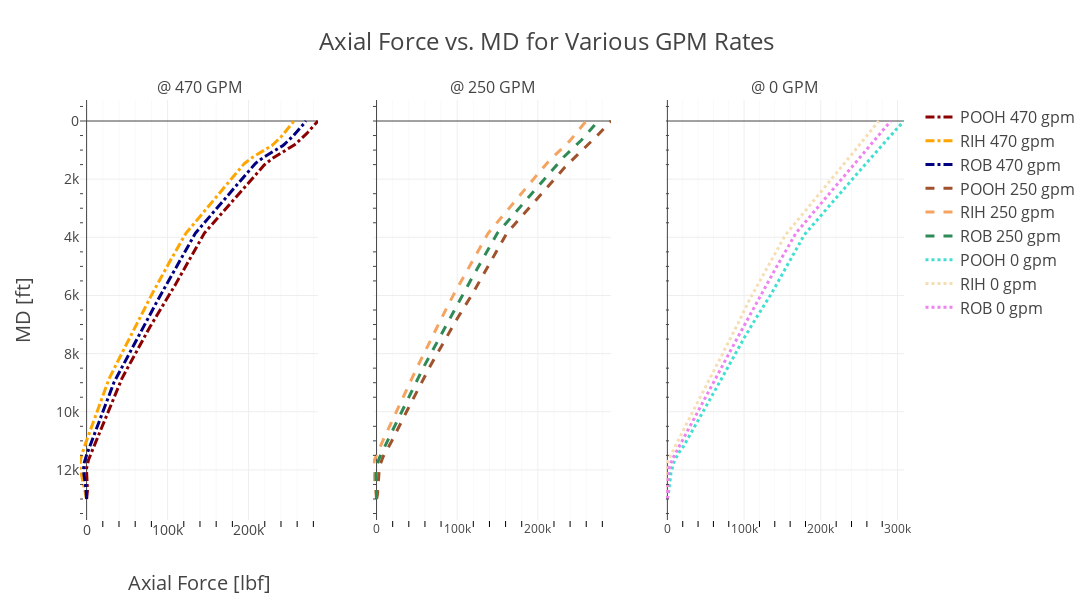

Notebook source saved alongside this figure:
### Code cell
import plotly.graph_objects as go
from plotly.subplots import make_subplots

fig = make_subplots(rows=1, cols=3, subplot_titles=("@ 470 GPM", "@ 250 GPM", "@ 0 GPM"), shared_yaxes=True)

fig.add_trace(go.Scatter(x=POOH_470[0], y=np.linspace(13000, 0, len(POOH_470[0])), name='POOH 470 gpm', line=dict(color='darkred', width=3, dash='dashdot')), row=1, col=1)
fig.add_trace(go.Scatter(x=RIH_470[0], y=np.linspace(13000, 0, len(RIH_470[0])), name='RIH 470 gpm', line=dict(color='orange', width=3, dash='dashdot')), row=1, col=1) 
fig.add_trace(go.Scatter(x=ROB_470[0], y=np.linspace(13000, 0, len(ROB_470[0])), name='ROB 470 gpm', line=dict(color='navy', width=3, dash='dashdot')), row=1, col=1) 
fig.add_trace(go.Scatter(x=POOH_250[0], y=np.linspace(13000, 0, len(POOH_250[0])), name='POOH 250 gpm', line=dict(color='sienna', width=3, dash='dash')), row=1, col=2)
fig.add_trace(go.Scatter(x=RIH_250[0], y=np.linspace(13000, 0, len(RIH_250[0])), name='RIH 250 gpm', line=dict(color='sandybrown', width=3, dash='dash')), row=1, col=2) 
fig.add_trace(go.Scatter(x=ROB_250[0], y=np.linspace(13000, 0, len(ROB_250[0])), name='ROB 250 gpm', line=dict(color='seagreen', width=3, dash='dash')), row=1, col=2) 
fig.add_trace(go.Scatter(x=POOH_0[0], y=np.linspace(13000, 0, len(POOH_0[0])), name='POOH 0 gpm', line=dict(color='turquoise', width=3, dash='dot')), row=1, col=3)
fig.add_trace(go.Scatter(x=RIH_0[0], y=np.linspace(13000, 0, len(RIH_0[0])), name='RIH 0 gpm', line=dict(color='wheat', width=3, dash='dot')), row=1, col=3) 
fig.add_trace(go.Scatter(x=ROB_0[0], y=np.linspace(13000, 0, len(ROB_0[0])), name='ROB 0 gpm', line=dict(color='violet', width=3, dash='dot')), row=1, col=3) 

# Update the layout for white background and improved readability
fig.update_xaxes(minor=dict(ticklen=6, tickcolor="black", showgrid=True))
fig.update_yaxes(minor_ticks="inside")
fig.update_layout(
    
    template= "none",
    title='Axial Force vs. MD for Various GPM Rates',  # Add a title
    title_font_size=24,
    xaxis=dict(
        title='Axial Force [lbf]',
        titlefont_size=20,
        tickfont_size=14
    ),
    yaxis=dict(
        title='MD [ft]',
        titlefont_size=20,
        tickfont_size=14,
        autorange="reversed"
    ),
    legend=dict(
        traceorder='normal',
        font=dict(
            size=16,
        )
    ),
    height = 600,
    width = 1400
)

# Show the figure
fig.show()
# fig.write_html("Plot.html")

### Figure 1 — Plotly figure (JSON) as saved in the notebook; plotly's stock layout.template omitted (floating-point values rounded to 4 significant figures; data arrays with more than 128 entries replaced by an {"elided": "..."} marker saying what was removed)
{"data": [{"line": {"color": "darkred", "dash": "dashdot", "width": 3}, "name": "POOH 470 gpm", "type": "scatter", "x": {"elided": "419 float values"}, "xaxis": "x", "y": {"elided": "419 float values"}, "yaxis": "y"}, {"line": {"color": "orange", "dash": "dashdot", "width": 3}, "name": "RIH 470 gpm", "type": "scatter", "x": {"elided": "419 float values"}, "xaxis": "x", "y": {"elided": "419 float values"}, "yaxis": "y"}, {"line": {"color": "navy", "dash": "dashdot", "width": 3}, "name": "ROB 470 gpm", "type": "scatter", "x": {"elided": "419 float values"}, "xaxis": "x", "y": {"elided": "419 float values"}, "yaxis": "y"}, {"line": {"color": "sienna", "dash": "dash", "width": 3}, "name": "POOH 250 gpm", "type": "scatter", "x": {"elided": "419 float values"}, "xaxis": "x2", "y": {"elided": "419 float values"}, "yaxis": "y2"}, {"line": {"color": "sandybrown", "dash": "dash", "width": 3}, "name": "RIH 250 gpm", "type": "scatter", "x": {"elided": "419 float values"}, "xaxis": "x2", "y": {"elided": "419 float values"}, "yaxis": "y2"}, {"line": {"color": "seagreen", "dash": "dash", "width": 3}, "name": "ROB 250 gpm", "type": "scatter", "x": {"elided": "419 float values"}, "xaxis": "x2", "y": {"elided": "419 float values"}, "yaxis": "y2"}, {"line": {"color": "turquoise", "dash": "dot", "width": 3}, "name": "POOH 0 gpm", "type": "scatter", "x": {"elided": "419 float values"}, "xaxis": "x3", "y": {"elided": "419 float values"}, "yaxis": "y3"}, {"line": {"color": "wheat", "dash": "dot", "width": 3}, "name": "RIH 0 gpm", "type": "scatter", "x": {"elided": "419 float values"}, "xaxis": "x3", "y": {"elided": "419 float values"}, "yaxis": "y3"}, {"line": {"color": "violet", "dash": "dot", "width": 3}, "name": "ROB 0 gpm", "type": "scatter", "x": {"elided": "419 float values"}, "xaxis": "x3", "y": {"elided": "419 float values"}, "yaxis": "y3"}], "layout": {"annotations": [{"font": {"size": 16}, "showarrow": false, "text": "@ 470 GPM", "x": 0.1444, "xanchor": "center", "xref": "paper", "y": 1, "yanchor": "bottom", "yref": "paper"}, {"font": {"size": 16}, "showarrow": false, "text": "@ 250 GPM", "x": 0.5, "xanchor": "center", "xref": "paper", "y": 1, "yanchor": "bottom", "yref": "paper"}, {"font": {"size": 16}, "showarrow": false, "text": "@ 0 GPM", "x": 0.8556, "xanchor": "center", "xref": "paper", "y": 1, "yanchor": "bottom", "yref": "paper"}], "height": 600, "legend": {"font": {"size": 16}, "traceorder": "normal"}, "title": {"font": {"size": 24}, "text": "Axial Force vs. MD for Various GPM Rates"}, "width": 1400, "xaxis": {"anchor": "y", "domain": [0, 0.2889], "minor": {"showgrid": true, "tickcolor": "black", "ticklen": 6}, "tickfont": {"size": 14}, "title": {"font": {"size": 20}, "text": "Axial Force [lbf]"}}, "xaxis2": {"anchor": "y2", "domain": [0.3556, 0.6444], "minor": {"showgrid": true, "tickcolor": "black", "ticklen": 6}}, "xaxis3": {"anchor": "y3", "domain": [0.7111, 1], "minor": {"showgrid": true, "tickcolor": "black", "ticklen": 6}}, "yaxis": {"anchor": "x", "autorange": "reversed", "domain": [0, 1], "minor": {"ticks": "inside"}, "tickfont": {"size": 14}, "title": {"font": {"size": 20}, "text": "MD [ft]"}}, "yaxis2": {"anchor": "x2", "domain": [0, 1], "matches": "y", "minor": {"ticks": "inside"}, "showticklabels": false}, "yaxis3": {"anchor": "x3", "domain": [0, 1], "matches": "y", "minor": {"ticks": "inside"}, "showticklabels": false}}}
